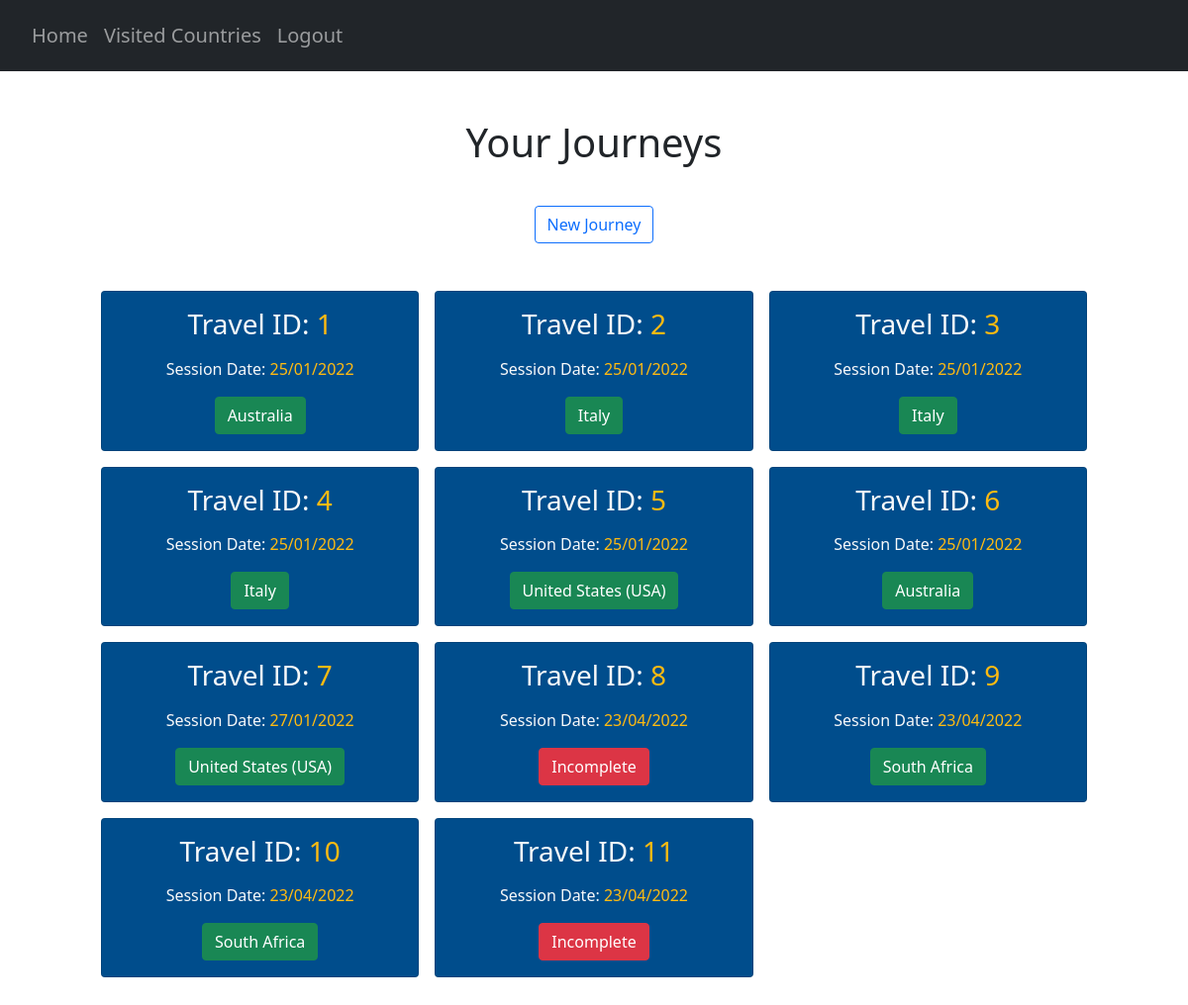
/journeys (signed in), run on the app's committed database.
### website/models.py (models this page shows)
class Country(db.Model):
    country_code = db.Column(db.String(3), primary_key=True)
    country_name = db.Column(db.String(150), unique=True)

### website/views.py (the view)
@views.route("/journeys", methods=["GET"])
@login_required
def journey():
    countries = Country.query.all()
    AllCountries = {}
    for country in countries:
        AllCountries[country.country_code] = country.country_name
    x = select(UserTravelScore)\
            .where(UserTravelScore.user_id == current_user.id)
    result = db.session.connection().execute(x)
    result = result.fetchall()
    travel_sessions = []
    for travel in result:
        num_country_scores = 0
        travelID = travel[1]
        dateAdded = travel[2]
        dateString = dateAdded.strftime("%d/%m/%Y")
        countries_X = select(UserCountryScore)\
            .where(UserCountryScore.user_id == current_user.id, UserCountryScore.travel_id == travelID)
        result_countries = db.session.connection().execute(countries_X)
        result_travels = result_countries.fetchall()
        if result_travels == []:
            travel_sessions.append((travelID, dateString, {'Status': 'Incomplete'}))
        else:
            for country_score in result_travels:
                num_country_scores += 1
            if num_country_scores == 197:
                country_scores_x = select(UserCountryScore)\
                    .where(UserCountryScore.user_id == current_user.id, UserCountryScore.travel_id == travelID)\
                    .order_by(UserCountryScore.total_score.desc())
                result_best_countries = db.session.connection().execute(country_scores_x)
                result_all_countries = result_best_countries.fetchall()
                result_top_country = result_all_countries[0][2]
                country_codes_to_filter = []
                for result in result_all_countries:
                    country_codes_to_filter.append(result[2])
                filtered_country_codes = filterPrevCountries(country_codes_to_filter, travelID)
                top_filtered_country_code = filtered_country_codes[0]
                top_country_name = AllCountries[top_filtered_country_code]
                travel_sessions.append((travelID, dateString, {'Top Country': top_country_name}))
            else:
                print("Incomplete - possible server error")
                travel_sessions.append((travelID, dateString, {'Status': 'Incomplete'}))
    return render_template("journeys.html", user=current_user, journeys=travel_sessions)

### website/__init__.py (called while the page is built)
def create_app():
    app = Flask(__name__)
    app.config['SECRET_KEY'] = 'pog'
    app.config['SQLALCHEMY_DATABASE_URI'] = f'sqlite:///{DB_NAME}'
    db.init_app(app)
    from .views import views
    from .auth import auth
    app.register_blueprint(views, url_prefix='/')
    app.register_blueprint(auth, url_prefix='/')
    from .models import User, Country, UserCountry, Safety, Cost, CulturalValue, CovidRestrictions
    create_database(app)
    login_manager = LoginManager()
    login_manager.login_view = 'auth.login'
    login_manager.init_app(app)
    @login_manager.user_loader
    def load_user(id):
        return User.query.get(int(id))
    return app

### website/questionHandler.py (called while the page is built)
def filterPrevCountries(codes, travelID):
    try:
        current_travel = UserTravelScore.query.get((current_user.id, travelID))
    except (sqlite3.IntegrityError, sqlalchemy.exc.IntegrityError) as e:
        print(e)
    prev_countries = getattr(current_travel, "prev_countries")
    if prev_countries == True:
        return codes
    else:
        suggestionsStream = filter(lambda x:not(doesUserWantThisCountry(x)), codes)
        suggestionsStream = list(suggestionsStream)
        return suggestionsStream

### website/templates/journeys.html (shortened to what this page needs)
{% extends "base.html" %} {% block title %}Journeys{% endblock %}
{% block content %}
<div class="container pt-5">
      <h1 align="center">Your Journeys</h1>
</div>
<div class="container pt-3" align="center">
    <button type="submit" class="btn btn-outline-primary mt-3 newJourney">New Journey</button>
</div>
<section class="p-5">
    <div class="container">
        <div class="row text-center g-3">
            {% for travel in journeys %}
            {% for journeyS, journeyT in travel[2].items() %}
            <div class="col-4">
                <div class="card cardTravel text-light">
                    <div class="card-body text-center">
                        <h3 class="card-title mb-3">
                            Travel ID: <span style="color:#ffbb11">{{ travel[0] }}</span>
                        </h3>
                        <p class="card-text">
                            Session Date: <span style="color:#ffbb11">{{ travel[1] }}</span>
                        </p>
                        {% if journeyT == "Incomplete" %}
                        <button class="btn btn-danger travel" id="{{ travel[0] }}">Incomplete</button>
                        {% else %}
                        <button class="btn btn-success travel" id="{{ travel[0] }}">{{ journeyT }}</button>
                        {% endif %}
                    </div>
                </div>
            </div>
            {% endfor %}
            {% endfor %}
        </div>
    </div>
</section>
{% endblock %}

### website/static/extra.css (style rules this page uses)
.cardTravel { background-color: #004d8c; }

### data on the page
Country: travel "1", travel "25/01/2022", country_name "Australia", travel "6"
Country: travel "2", travel "25/01/2022", country_name "Italy", travel "3", travel "4"
Country: travel "5", travel "25/01/2022", country_name "United States (USA)", travel "7", travel "27/01/2022"
Country: travel "9", travel "23/04/2022", country_name "South Africa", travel "10"

### other printed values
{{ travel[0] }} "8" "11"
{{ travel[1] }} "23/04/2022" "23/04/2022"
